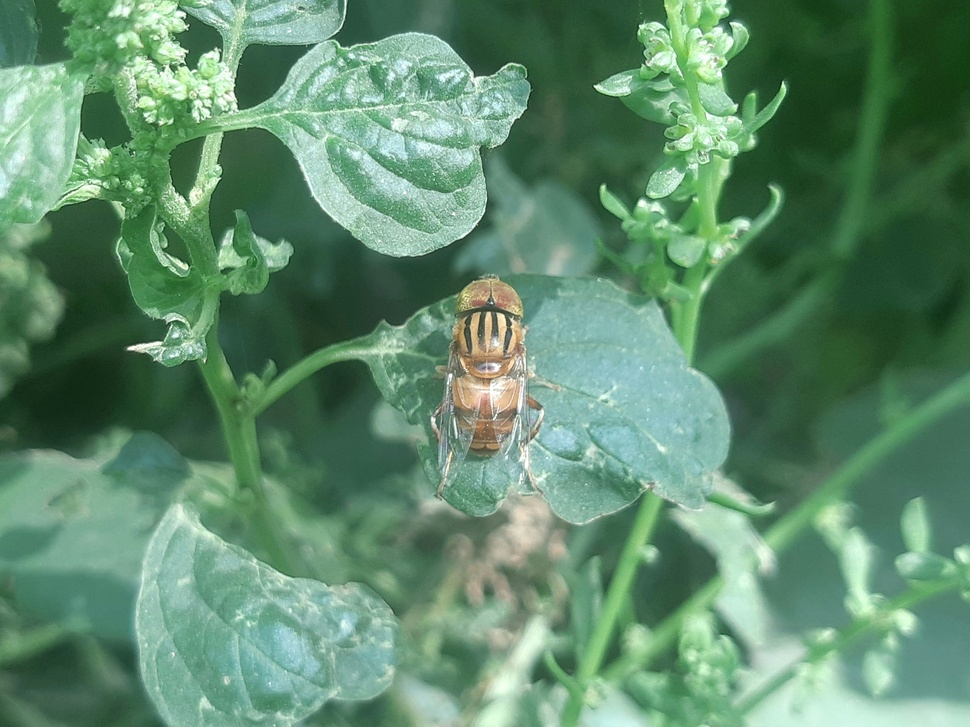
#> input picture ram-kishor-4lWZS0XE1jM-unsplash.jpg, 970 x 727 px, shrunk from 3540 x 2654 before the run, found by its file name
$ python Dilation.py   (older library calls are emulated)
#> lines starting #> are read from the running program, lines starting #| are printed output that depends on the picture; after the words box and inside, x2 and y2 are one past the last pixel; in counts of white or black regions, pixels touching at a corner belong together
# Python 2/3 compatibility
from __future__ import print_function
import cv2
import numpy as np
import matplotlib.pyplot as plt

# Load the image
image = cv2.imread('/Users/meltemballan/Documents/Image_Processing/CH4_Ballan/ram-kishor-4lWZS0XE1jM-unsplash.jpg', cv2.IMREAD_GRAYSCALE)
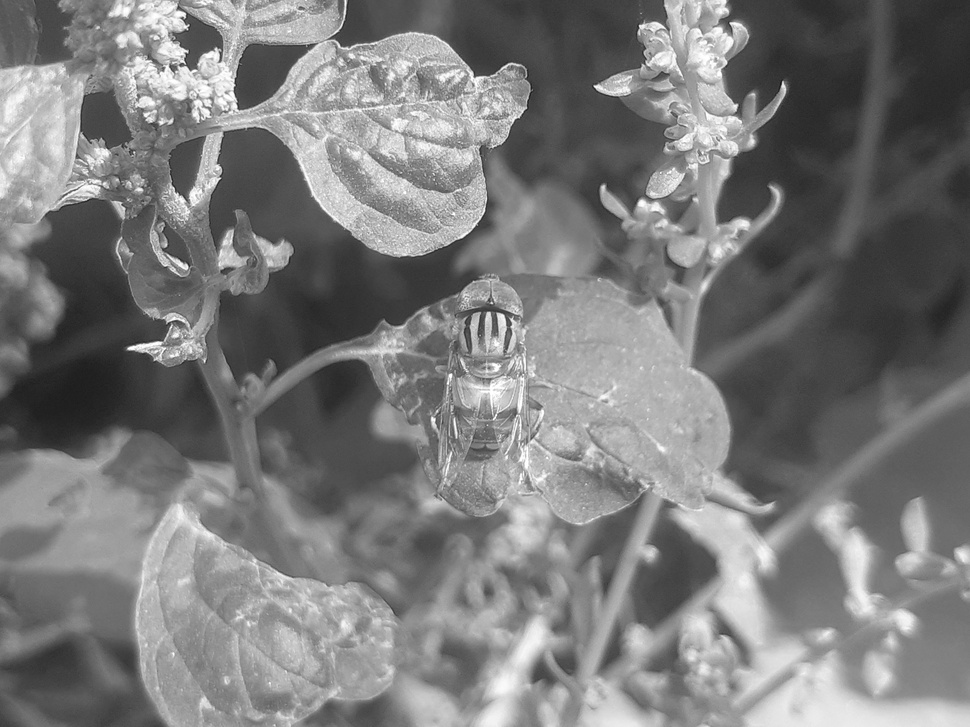
#> image: shape (727, 970); min 19, max 255, mean 122.5

# Apply Gaussian Blur
sigma = 1.0
blurred = cv2.GaussianBlur(image, (0, 0), sigma)

# Apply Laplacian operator
laplacian = cv2.Laplacian(blurred, cv2.CV_64F)
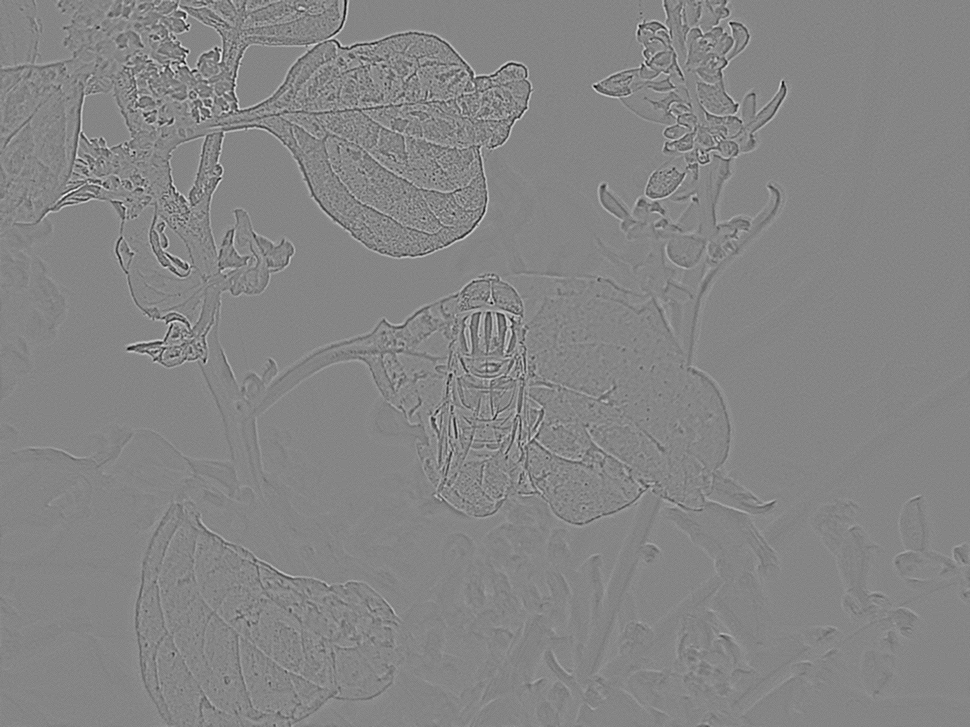
#> laplacian: shape (727, 970) float64; min -67, max 61, mean 0; drawn with min black and max white

# Convert Laplacian to 8-bit
laplacian_8bit = cv2.convertScaleAbs(laplacian)
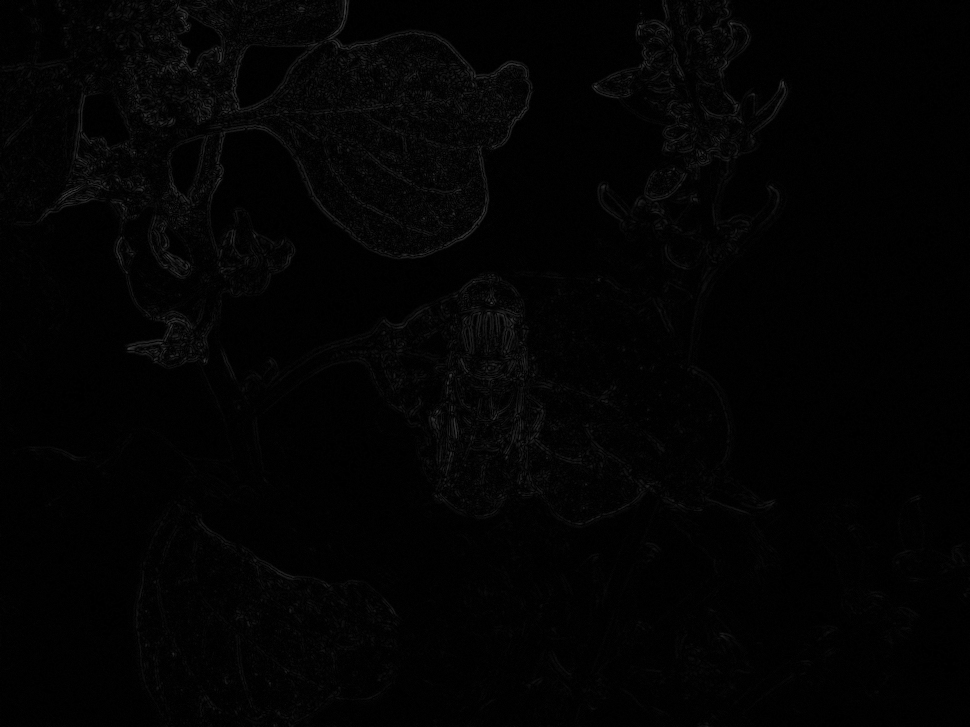
#> laplacian_8bit: shape (727, 970); min 0, max 67, mean 3

# Apply bilateral filter to reduce noise while preserving edges
filtered = cv2.bilateralFilter(laplacian_8bit, d=6, sigmaColor=150, sigmaSpace=250)
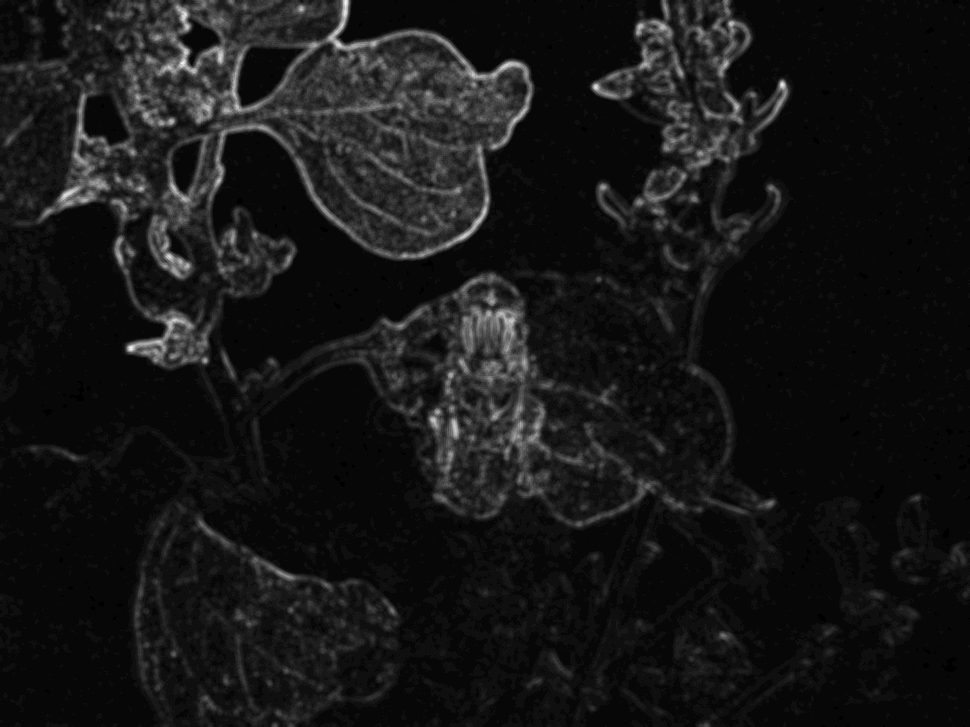
#> filtered: shape (727, 970); min 0, max 33, mean 2.9; drawn with min black and max white

# Convert the filtered image to binary
_, binary_image = cv2.threshold(image, 127, 255, cv2.THRESH_BINARY)
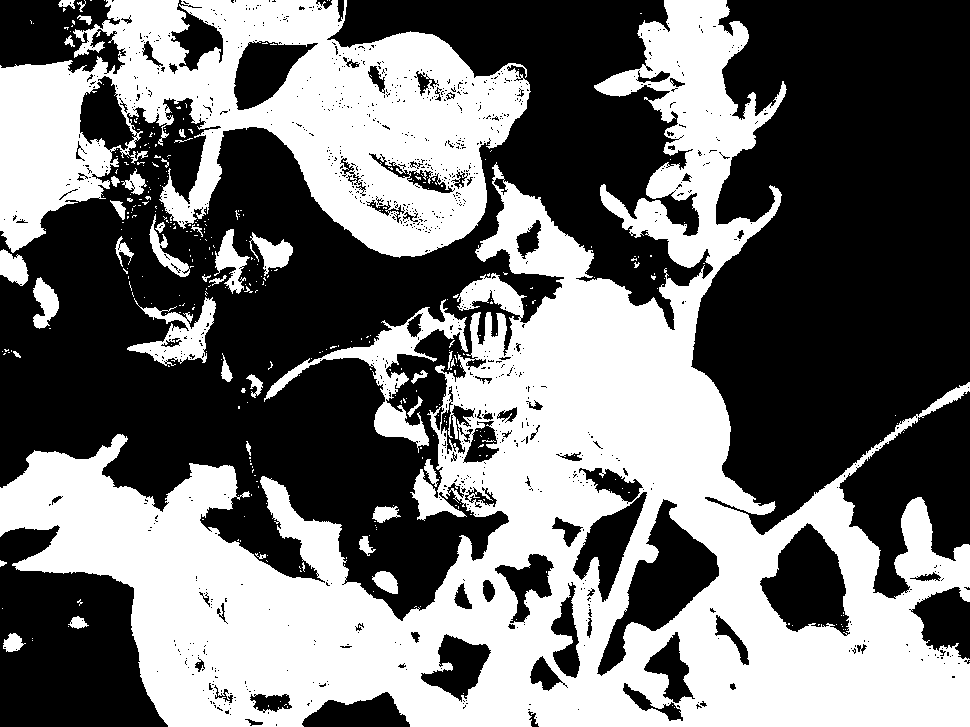
#> binary_image: shape (727, 970); 45% white; 373 white regions (331 under 20 px), largest, box (x1, y1, x2, y2) and area: (0, 0, 970, 727) 228208, (0, 0, 531, 258) 72803, (264, 299, 468, 453) 5332

# Define the structuring element
# In this case, we're using a 5x5 square as the structuring element
structuring_element = np.ones((11, 11), np.uint8)

# Apply dilation
dilated_image = cv2.dilate(binary_image, structuring_element,iterations=3)
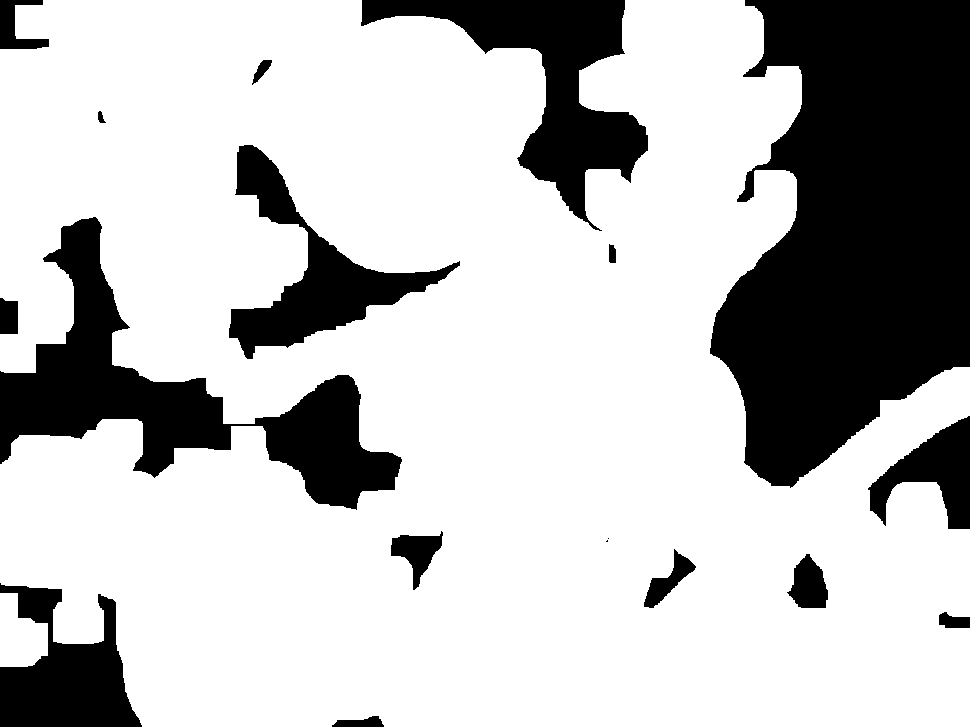
#> dilated_image: shape (727, 970); 74.4% white; 18 black regions (2 under 20 px), largest, box (x1, y1, x2, y2) and area: (710, 0, 970, 488) 90097, (0, 217, 402, 510) 32655, (361, 0, 648, 231) 20304

# Display the original, binary, and dilated images
plt.figure(figsize=(15, 5))

plt.subplot(131)
plt.imshow(image, cmap='gray')
plt.title('Original Image')

plt.subplot(132)
plt.imshow(binary_image, cmap='gray')
plt.title('Binary Image')

plt.subplot(133)
plt.imshow(dilated_image, cmap='gray')
plt.title('Dilated Image')

plt.tight_layout()
plt.show()
